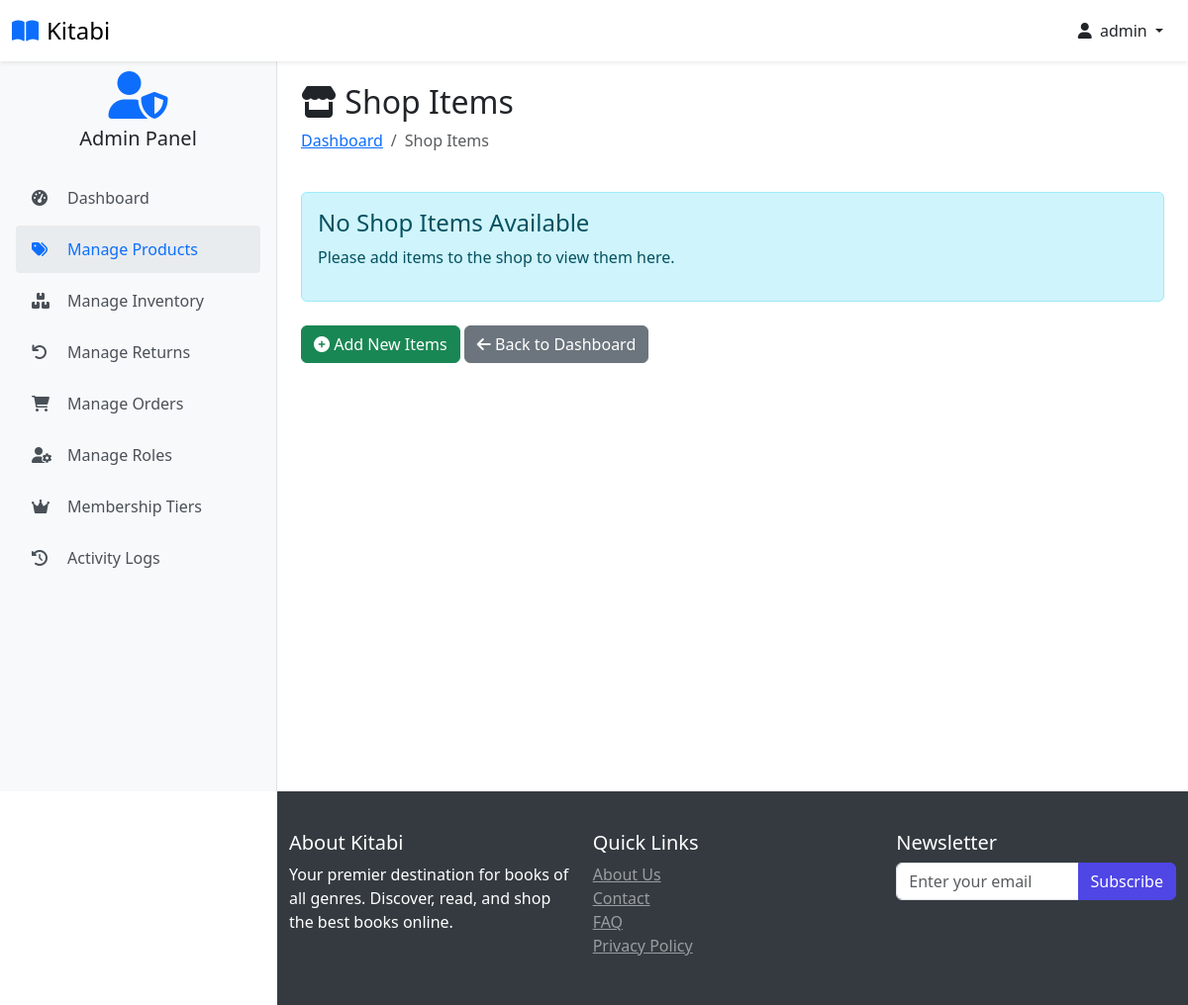
/shop-items (signed in), run on an earlier commit of the app's database.
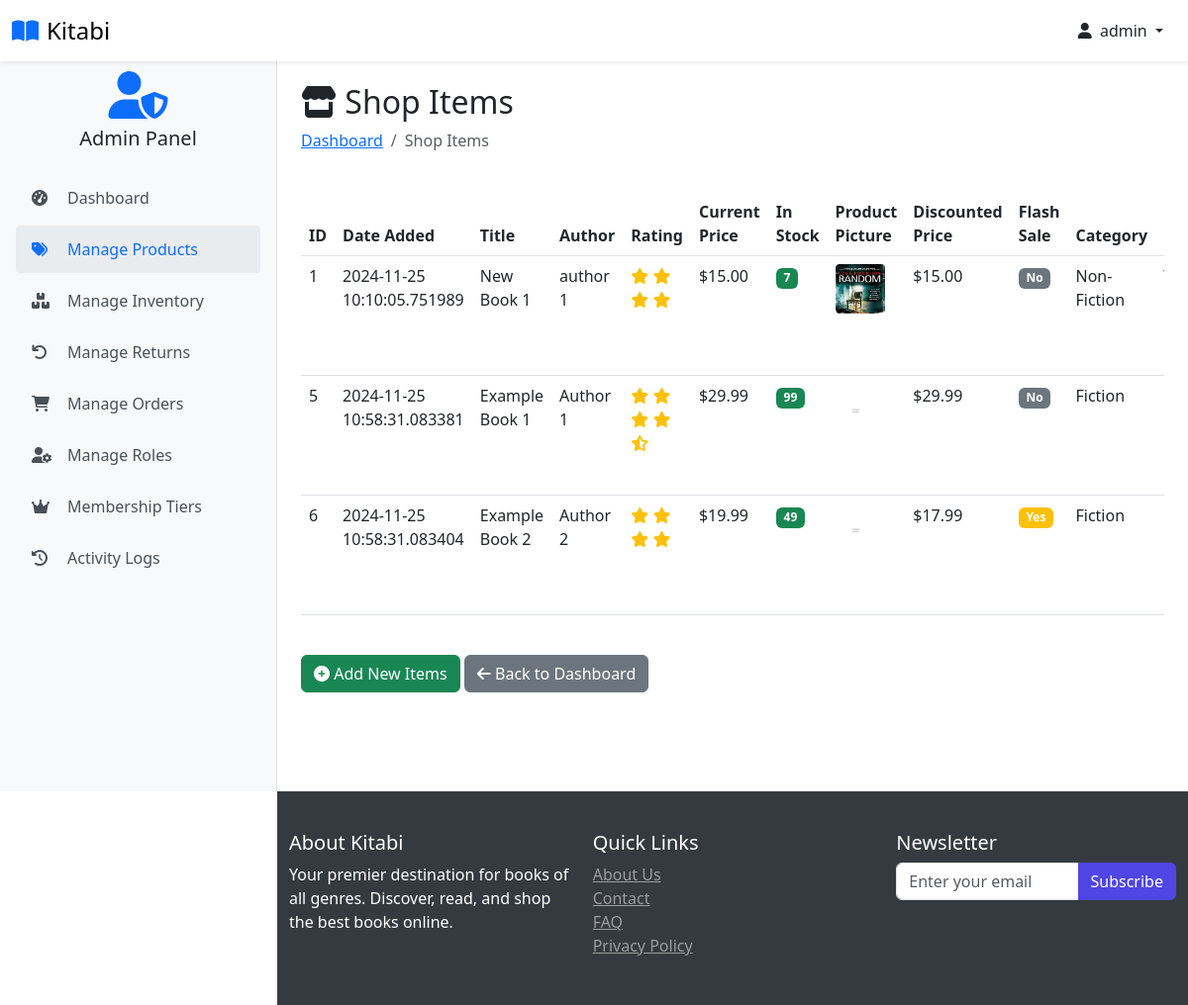
And on a later commit of the database.
### website/models.py (models this page shows, shortened)
class Customer(db.Model, UserMixin):
    id = db.Column(db.Integer, primary_key=True)
    full_name = db.Column(db.String(100), nullable=False)
    email = db.Column(db.String(100), unique=True, nullable=False)
    username = db.Column(db.String(100), unique=True, nullable=False)
    password_hash = db.Column(db.String(200), nullable=False)
    date_joined = db.Column(db.DateTime(), default=datetime.utcnow)
    is_admin_val = db.Column(db.Boolean, default=False)
    last_login = db.Column(db.DateTime)
    status = db.Column(db.String(20), default='active')
    membership_tier_id = db.Column(db.Integer, db.ForeignKey('membership_tier.id'), default=1)  # Default to Normal
    points = db.Column(db.Integer, default=0)
    membership_tier = db.relationship('MembershipTier', backref='customers')
    cart_items = db.relationship('Cart', back_populates='customer', lazy=True)
    orders = db.relationship('Order', back_populates='customer', lazy=True)
    activity_logs = db.relationship('ActivityLog', back_populates='user', lazy=True)
    returns = db.relationship('Return', foreign_keys='Return.customer_link', back_populates='customer', lazy=True)
    roles = db.relationship(
        'Role',
        secondary=user_roles,
        back_populates='users',
        lazy='dynamic'
    )
    @property
    def password(self):
        raise AttributeError('Password is not a readable Attribute')
    @property
    def is_admin(self):
        return self.is_admin_val or any(
            role.name in ['Super Admin', 'Product Manager', 'Order Manager']
            for role in self.roles
        )
    def has_permission(self, permission):
        if not self.roles:
            return False
        for role in self.roles:
            permissions = role.permissions or []
            if permission in permissions:
                return True
        return False

class Product(db.Model):
    id = db.Column(db.Integer, primary_key=True)
    product_name = db.Column(db.String(100), nullable=False)
    author = db.Column(db.String(100), nullable=False)
    rating = db.Column(db.Float, nullable=False)
    current_price = db.Column(db.Float, nullable=False)
    in_stock = db.Column(db.Integer, nullable=False)
    low_stock_threshold = db.Column(db.Integer, default=10)
    warehouse_location = db.Column(db.String(100), nullable=False, default='Main Warehouse')
    promotion_percentage = db.Column(db.Integer, default=0)
    discounted_price = db.Column(db.Float, nullable=True)
    product_picture = db.Column(db.String(1000), nullable=False)
    flash_sale = db.Column(db.Boolean, default=False)
    date_added = db.Column(db.DateTime, default=datetime.utcnow)
    category_id = db.Column(db.Integer, db.ForeignKey('category.id'), nullable=False)
    subcategory_id = db.Column(db.Integer, db.ForeignKey('sub_category.id'), nullable=False)
    last_stock_update = db.Column(db.DateTime, default=datetime.utcnow)
    returns = db.relationship('Return', foreign_keys='Return.product_link', back_populates='product', lazy=True)
    carts = db.relationship('Cart', back_populates='product', lazy=True)
    orders = db.relationship('Order', back_populates='product', lazy=True)
    stock_history = db.relationship('StockHistory', back_populates='product', lazy=True)
    category = db.relationship('Category', back_populates='products')
    subcategory = db.relationship('SubCategory', back_populates='products')

class Category(db.Model):
    id = db.Column(db.Integer, primary_key=True)
    name = db.Column(db.String(100), nullable=False, unique=True)
    products = db.relationship('Product', back_populates='category', lazy=True)
    subcategories = db.relationship('SubCategory', back_populates='category', lazy=True)

### website/admin.py (the view)
@admin.route('/shop-items', methods=['GET', 'POST'])
@login_required
@admin_required
@check_permission('manage_products')
def shop_items():
    items = Product.query.order_by(Product.date_added).all()
    low_stock_items = [item for item in items if item.in_stock < 10]
    return render_template('shop_items.html', items=items, low_stock_items=low_stock_items)

### website/templates/shop_items.html (shortened to what this page needs)
{% extends 'base.html' %}
{% block body %}
<div class="container  ">
    <div class="row mb-4">
        <div class="col">
            <h2><i class="fas fa-store"></i> Shop Items</h2>
            <nav aria-label="breadcrumb">
                <ol class="breadcrumb">
                    <li class="breadcrumb-item"><a href="{{ url_for('admin.admin_page') }}">Dashboard</a></li>
                    <li class="breadcrumb-item active">Shop Items</li>
                </ol>
            </nav>
        </div>
    </div>
    {% if items | length < 1 %}
    <div class="alert alert-info">
        <h4 class="alert-heading">No Shop Items Available</h4>
        <p>Please add items to the shop to view them here.</p>
    </div>
    {% else %}
    <div class="table-responsive">
        <table class="table table-hover">
            <thead class="thead-light">
                <tr>
                    <th scope="col">ID</th>
                    <th scope="col">Date Added</th>
                    <th scope="col">Title</th>
                    <th scope="col">Author</th>
                    <th scope="col">Rating</th>
                    <th scope="col">Current Price</th>
                    <th scope="col">In Stock</th>
                    <th scope="col">Product Picture</th>
                    <th scope="col">Discounted Price</th>
                    <th scope="col">Flash Sale</th>
                    <th scope="col">Category</th>
                    <th scope="col">Subcategory</th>
                </tr>
            </thead>
            <tbody>
                {% for item in items %}
                <tr>
                    <td>{{ item.id }}</td>
                    <td>{{ item.date_added }}</td>
                    <td>{{ item.product_name }}</td>
                    <td>{{ item.author }}</td>
                    <td>
                        <div class="text-warning">
                            {% for i in range(item.rating|int) %}
                            <i class="fas fa-star"></i>
                            {% endfor %}
                            {% if item.rating % 1 >= 0.5 %}
                            <i class="fas fa-star-half-alt"></i>
                            {% endif %}
                        </div>
                    </td>
                    <td>${{ "{:,.2f}".format(item.current_price) }}</td>
                    <td>
                        {% if item.in_stock > 0 %}
                        <span class="badge bg-success">{{ item.in_stock }}</span>
                        {% else %}
                        <span class="badge bg-danger">Out of Stock</span>
                        {% endif %}
                    </td>
                    <td>
                        <img src="{{ item.product_picture }}" alt="{{ item.product_name }}" style="height: 50px; width: 50px; border-radius: 4px;">
                    </td>
                    <td>${{ "{:,.2f}".format(item.discounted_price) }}</td>
                    <td>
                        {% if item.flash_sale %}
                        <span class="badge bg-warning">Yes</span>
                        {% else %}
                        <span class="badge bg-secondary">No</span>
                        {% endif %}
                    </td>
                    <td>{{ item.category.name }}</td>
                    <td>{{ item.subcategory.name }}</td>
                </tr>
                {% endfor %}
            </tbody>
        </table>
    </div>
    {% endif %}
    <div class="row mt-4">
        <div class="col">
            <a href="{{ url_for('admin.add_shop_items') }}" class="btn btn-success">
                <i class="fas fa-plus-circle"></i> Add New Items
            </a>
            <a href="{{ url_for('admin.admin_page') }}" class="btn btn-secondary">
                <i class="fas fa-arrow-left"></i> Back to Dashboard
            </a>
        </div>
    </div>
</div>
{% endblock %}

### website/templates/base.html (shortened to what this page needs)
<!DOCTYPE html>
<html lang="en">
<head>
    <link rel="stylesheet" href="{{ url_for('static', filename='css/bootstrap.min.css') }}">
    <link rel="stylesheet" href="{{ url_for('static', filename='css/owl.carousel.min.css') }}">
    <link rel="stylesheet" href="{{ url_for('static', filename='css/style.css') }}">
    <link rel="stylesheet" href="https://cdnjs.cloudflare.com/ajax/libs/font-awesome/6.0.0/css/all.min.css">
</head>
<body class="{% if current_user.is_authenticated %}{% if current_user.is_admin %}admin-user{% else %}user{% endif %}{% else %}guest{% endif %}">
<nav class="navbar navbar-light bg-white fixed-top shadow-sm">
    <div class="container-fluid">
        <div class="d-flex align-items-center">
            <a class="navbar-brand d-flex align-items-center" href="/">
                <i class="fas fa-book-open text-primary me-2"></i>
                <span class="font-weight-bold">Kitabi</span>
            </a>
        </div>
        <div class="d-flex align-items-center user-nav">
            {% if current_user.is_authenticated %}
                <div class="dropdown">
                    <button class="btn btn-link text-dark text-decoration-none dropdown-toggle" type="button" id="userDropdown" data-bs-toggle="dropdown" aria-expanded="false">
                        <i class="fas fa-user me-1"></i>
                        {{ current_user.username }}
                    </button>
                </div>
            {% else %}
                <a href="{{ url_for('auth.login') }}" class="btn btn-primary">
                    <i class="fas fa-sign-in-alt me-2"></i>Login
                </a>
            {% endif %}
        </div>
    </div>
</nav>
{% if current_user.is_authenticated and current_user.is_admin %}
    <div class="admin-sidebar">
        <div class="text-center mb-4">
            <i class="fas fa-user-shield fa-3x text-primary"></i>
            <h5 class="mt-2">Admin Panel</h5>
        </div>
        <div class="nav flex-column">
            <a class="admin-nav-item" href="{{ url_for('admin.admin_page') }}">
                <i class="fas fa-tachometer-alt"></i>Dashboard
            </a>
            {% if current_user.has_permission('manage_products') %}
            <a class="admin-nav-item" href="{{ url_for('admin.shop_items') }}">
                <i class="fas fa-tags"></i>Manage Products
            </a>
            {% endif %}
            {% if current_user.has_permission('manage_inventory') %}
            <a class="admin-nav-item" href="{{ url_for('admin.inventory_management') }}">
                <i class="fas fa-boxes"></i>Manage Inventory
            </a>
            {% endif %}
            {% if current_user.has_permission('manage_returns') %}
            <a class="admin-nav-item" href="{{ url_for('admin.returns_management') }}">
                <i class="fas fa-undo"></i>Manage Returns
            </a>
            {% endif %}
            {% if current_user.has_permission('manage_orders') %}
            <a class="admin-nav-item" href="{{ url_for('admin.order_view') }}">
                <i class="fas fa-shopping-cart"></i>Manage Orders
            </a>
            {% endif %}
            {% if current_user.has_permission('manage_users') %}
            <a class="admin-nav-item" href="{{ url_for('admin.manage_roles') }}">
                <i class="fas fa-user-cog"></i>Manage Roles
            </a>
            <a class="admin-nav-item" href="{{ url_for('admin.membership_tiers') }}">
                <i class="fas fa-crown"></i>Membership Tiers
            </a>
            {% endif %}
            {% if current_user.has_permission('view_reports') %}
            <a class="admin-nav-item" href="{{ url_for('admin.view_activity_logs') }}">
                <i class="fas fa-history"></i>Activity Logs
            </a>
            {% endif %}
        </div>
    </div>
{% endif %}
    <main class="main-content">
         <div class="container pt-2">
            {% block body %}{% endblock %}
        </div>
    </main>
    <footer>
         <div class="container pt-2">
            <div class="row">
                <div class="col-md-4">
                    <h5>About Kitabi</h5>
                    <p>Your premier destination for books of all genres. Discover, read, and shop the best books online.</p>
                </div>
                <div class="col-md-4">
                    <h5>Quick Links</h5>
                    <ul class="list-unstyled">
                        <li><a href="#" class="text-white-50">About Us</a></li>
                        <li><a href="#" class="text-white-50">Contact</a></li>
                        <li><a href="#" class="text-white-50">FAQ</a></li>
                    <li><a href="#" class="text-white-50">Privacy Policy</a></li>
                </ul>
            </div>
            <div class="col-md-4">
                <h5>Newsletter</h5>
                <form>
                    <div class="input-group">
                        <input type="email" class="form-control" placeholder="Enter your email">
                        <button class="btn btn-primary" type="submit">Subscribe</button>
                    </div>
                </form>
            </div>
        </div>
    </div>
</footer>
</body>
</html>

### website/static/css/style.css (style rules this page uses)
:root { --primary-color: #4f46e5; --secondary-color: #818cf8; --dark-color: #1f2937; --light-color: #f3f4f6; }
body { font-family: 'Segoe UI', Tahoma, Geneva, Verdana, sans-serif; padding-top: 56px; margin: 0; }
.navbar-brand { font-size: 1.5rem; }
.sidebar, .admin-sidebar { height: calc(100vh - 56px); position: fixed; top: 56px; left: 0; width: 280px; z-index: 1000; overflow-y: auto; transition: transform 0.3s ease-in-out; padding: 1rem; }
.admin-sidebar { background-color: #f8f9fa; border-right: 1px solid rgba(0, 0, 0, 0.1); }
.main-content { padding-top: 20px; min-height: calc(100vh - 56px); transition: margin-left 0.3s ease-in-out; }
body.admin-user .main-content { margin-left: 280px; }
.admin-nav-item { display: flex; align-items: center; padding: 0.75rem 1rem; color: #495057; text-decoration: none; border-radius: 0.25rem; transition: all 0.2s; margin-bottom: 0.25rem; }
.admin-nav-item:hover, .admin-nav-item.active { background-color: #e9ecef; color: #0d6efd; text-decoration: none; }
.admin-nav-item i { width: 1.5rem; margin-right: 0.75rem; }
.btn-primary { background-color: var(--primary-color); border-color: var(--primary-color); }
footer { flex-shrink: 0; position: relative; width: 100%; margin-top: auto; }
@media (min-width: 992px) { body:not(.admin-user) footer, body.admin-user footer { margin-left: 280px; width: calc(100% - 280px); } }

### website/templates/base.html (style rules this page uses)
body { min-height: 100vh; display: flex; flex-direction: column; padding-top: 56px; }
.sidebar, .admin-sidebar { height: calc(100vh - 56px); position: fixed; top: 56px; left: 0; width: 280px; z-index: 1000; overflow-y: auto; transition: transform 0.3s ease-in-out; padding: 1rem; }
.admin-sidebar { background-color: #f8f9fa; border-right: 1px solid rgba(0, 0, 0, 0.1); }
.admin-nav-item { display: flex; align-items: center; padding: 0.75rem 1rem; color: #495057; text-decoration: none; border-radius: 0.25rem; transition: all 0.2s; margin-bottom: 0.25rem; }
.admin-nav-item:hover, .admin-nav-item.active { background-color: #e9ecef; color: #0d6efd; text-decoration: none; }
.admin-nav-item i { width: 1.5rem; margin-right: 0.75rem; }
.main-content { flex: 1; padding-top: 20px; transition: margin-left 0.3s ease-in-out; }
footer { margin-top: auto; background-color: #343a40; color: white; padding: 2rem 0; }
@media (min-width: 992px) { body.admin-user .main-content, body.admin-user footer { margin-left: 280px; } }

What changed in the data, as far as the page shows it:
added Product: id "1", date_added "2024-11-25 10:10:05.751989", product_name "New Book 1", author "author 1", rating 4 (drawn), current_price "15.00", in_stock "7", product_picture (picture), discounted_price "15.00", flash_sale "No", category.name "Non-Fiction"
added Product: id "5", date_added "2024-11-25 10:58:31.083381", product_name "Example Book 1", author "Author 1", rating 4.5 (drawn), current_price "29.99", in_stock "99", product_picture (placeholder picture), discounted_price "29.99", flash_sale "No", category.name "Fiction"
added Product: id "6", date_added "2024-11-25 10:58:31.083404", product_name "Example Book 2", author "Author 2", rating 4 (drawn), current_price "19.99", in_stock "49", product_picture (placeholder picture), discounted_price "17.99", flash_sale "Yes", category.name "Fiction"
Also different on the page:
text no longer shown: "No Shop Items Available Please add items to the shop to view them here."
text now shown: "ID Date Added Title Author Rating Current Price In Stock Product Picture Discounted Price Flash Sale Category"
